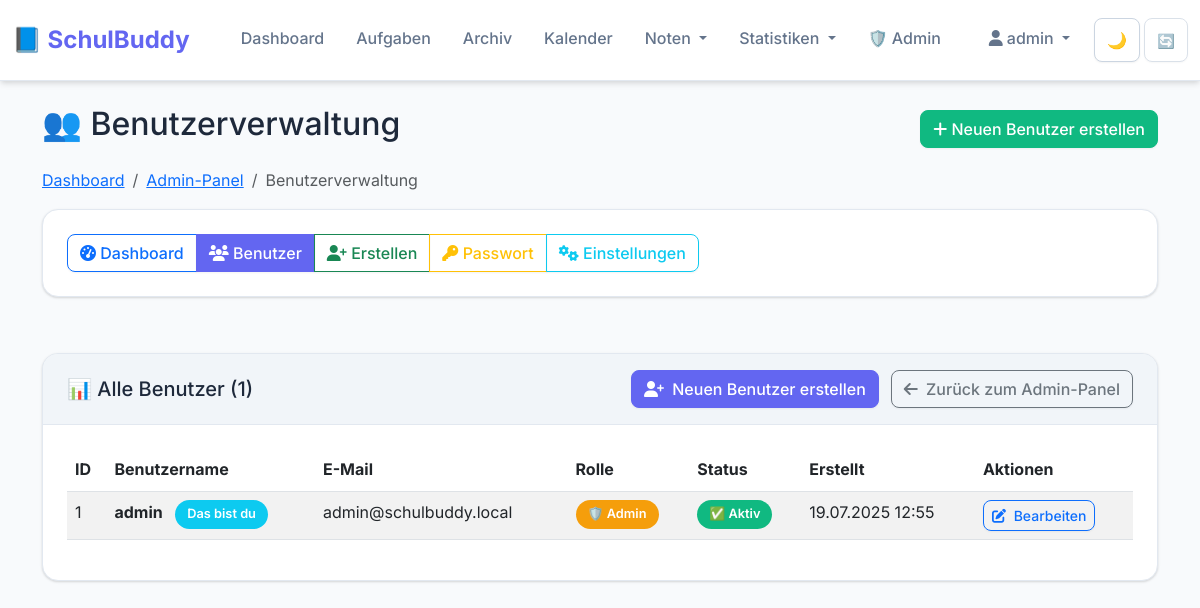
Page /admin/users (signed in) on the committed database.
### models.py (models this page shows, shortened)
class User(UserMixin, db.Model):
    __tablename__ = 'users'
    id = db.Column(db.Integer, primary_key=True)
    username = db.Column(db.String(80), unique=True, nullable=False)
    email = db.Column(db.String(120), unique=True, nullable=False)
    password_hash = db.Column(db.String(128), nullable=False)
    created_at = db.Column(db.DateTime, default=datetime.utcnow)
    is_active = db.Column(db.Boolean, default=True)
    is_admin = db.Column(db.Boolean, default=False)
    totp_secret = db.Column(db.String(32), nullable=True)
    two_factor_enabled = db.Column(db.Boolean, default=False)
    backup_codes = db.Column(db.Text, nullable=True)  # JSON string mit Backup-Codes
    api_key = db.Column(db.String(64), nullable=True)  # API-Key für sicheren Zugriff
    api_key_created_at = db.Column(db.DateTime, nullable=True)
    total_points = db.Column(db.Integer, default=0)
    level = db.Column(db.Integer, default=1)
    current_streak = db.Column(db.Integer, default=0)
    longest_streak = db.Column(db.Integer, default=0)
    last_activity_date = db.Column(db.Date, nullable=True)
    notifications_enabled = db.Column(db.Boolean, default=True)
    email_notifications = db.Column(db.Boolean, default=False)
    reminder_hours = db.Column(db.Integer, default=24)  # Stunden vor Deadline
    tasks = db.relationship('Task', backref='user', lazy=True, cascade='all, delete-orphan')
    grades = db.relationship('Grade', backref='user', lazy=True, cascade='all, delete-orphan')
    achievements = db.relationship('UserAchievement', backref='user', lazy=True, cascade='all, delete-orphan')
    statistics = db.relationship('UserStatistic', backref='user', lazy=True, cascade='all, delete-orphan')
    activity_logs = db.relationship('ActivityLog', backref='user', lazy=True, cascade='all, delete-orphan')

### routes/admin.py (the view)
@admin_bp.route("/users")
@login_required
@admin_required
def admin_users():
    users = User.query.all()
    return render_template("admin_users.html", users=users)

### routes/admin.py (called while the page is built)
def admin_required(f):
    @wraps(f)
    def decorated_function(*args, **kwargs):
        if not current_user.is_authenticated or not current_user.is_admin:
            flash("Admin-Berechtigung erforderlich", "error")
            return redirect(url_for('main.index'))
        return f(*args, **kwargs)
    return decorated_function

### templates/admin_users.html (shortened to what this page needs)
{% extends "base.html" %}
{% block content %}
<div class="container mt-4">
    <div class="row">
        <div class="col-12">
            <div class="d-flex justify-content-between align-items-center mb-3">
                <h2>👥 Benutzerverwaltung</h2>
                <a href="{{ url_for('admin.admin_create_user') }}" class="btn btn-success">
                    <i class="fas fa-plus"></i> Neuen Benutzer erstellen
                </a>
            </div>
            <nav aria-label="breadcrumb">
                <ol class="breadcrumb">
                    <li class="breadcrumb-item"><a href="/">Dashboard</a></li>
                    <li class="breadcrumb-item"><a href="/admin">Admin-Panel</a></li>
                    <li class="breadcrumb-item active" aria-current="page">Benutzerverwaltung</li>
                </ol>
            </nav>
        </div>
    </div>
    {% include 'admin_nav.html' %}
    <div class="row">
        <div class="col-12">
            <div class="card">
                <div class="card-header d-flex justify-content-between align-items-center">
                    <h5 class="mb-0">📊 Alle Benutzer ({{ users|length }})</h5>
                    <div>
                        <a href="{{ url_for('admin.admin_create_user') }}" class="btn btn-primary me-2">
                            <i class="fas fa-user-plus me-1"></i>
                            Neuen Benutzer erstellen
                        </a>
                        <a href="/admin" class="btn btn-outline-secondary">
                            <i class="fas fa-arrow-left me-1"></i>
                            Zurück zum Admin-Panel
                        </a>
                    </div>
                </div>
                <div class="card-body">
                    {% if users %}
                        <div class="table-responsive">
                            <table class="table table-striped">
                                <thead>
                                    <tr>
                                        <th>ID</th>
                                        <th>Benutzername</th>
                                        <th>E-Mail</th>
                                        <th>Rolle</th>
                                        <th>Status</th>
                                        <th>Erstellt</th>
                                        <th>Aktionen</th>
                                    </tr>
                                </thead>
                                <tbody>
                                    {% for user in users %}
                                        <tr>
                                            <td>{{ user.id }}</td>
                                            <td>
                                                <strong>{{ user.username }}</strong>
                                                {% if user.id == current_user.id %}
                                                    <span class="badge bg-info ms-2">Das bist du</span>
                                                {% endif %}
                                            </td>
                                            <td>{{ user.email }}</td>
                                            <td>
                                                {% if user.is_admin %}
                                                    <span class="badge bg-warning">🛡️ Admin</span>
                                                {% else %}
                                                    <span class="badge bg-secondary">👤 Benutzer</span>
                                                {% endif %}
                                            </td>
                                            <td>
                                                {% if user.is_active %}
                                                    <span class="badge bg-success">✅ Aktiv</span>
                                                {% else %}
                                                    <span class="badge bg-danger">❌ Inaktiv</span>
                                                {% endif %}
                                            </td>
                                            <td>{{ user.created_at.strftime('%d.%m.%Y %H:%M') }}</td>
                                            <td>
                                                <div class="btn-group" role="group">
                                                    <a href="{{ url_for('admin.admin_edit_user', user_id=user.id) }}"
                                                       class="btn btn-sm btn-outline-primary">
                                                        <i class="fas fa-edit me-1"></i>
                                                        Bearbeiten
                                                    </a>
                                                </div>
                                            </td>
                                        </tr>
                                    {% endfor %}
                                </tbody>
                            </table>
                        </div>
                    {% else %}
                        <div class="text-center py-4">
                            <p class="text-muted">Keine Benutzer gefunden.</p>
                        </div>
                    {% endif %}
                </div>
            </div>
        </div>
    </div>
</div>
{% endblock %}

### templates/base.html (shortened to what this page needs)
<!DOCTYPE html>
<html lang="de">
<head>
    <link href="https://cdn.jsdelivr.net/npm/bootstrap@5.3.0/dist/css/bootstrap.min.css" rel="stylesheet">
    <link href="https://cdnjs.cloudflare.com/ajax/libs/font-awesome/6.4.0/css/all.min.css" rel="stylesheet">
    <link href="https://cdn.jsdelivr.net/npm/fullcalendar@6.1.8/main.min.css" rel="stylesheet">
    <link rel="stylesheet" href="/static/style.css">
    <link rel="stylesheet" href="/static/calendar.css">
</head>
<body>
    <nav class="navbar navbar-expand-lg mb-4">
        <div class="container-fluid">
            <a class="navbar-brand" href="/">📘 SchulBuddy</a>
            <div class="collapse navbar-collapse" id="navbarNav">
                <div class="navbar-nav ms-auto">
                    <a class="nav-link" href="{{ url_for('main.index') }}">Dashboard</a>
                    <a class="nav-link" href="{{ url_for('tasks.tasks_overview') }}">Aufgaben</a>
                    <a class="nav-link" href="{{ url_for('tasks.archive') }}">Archiv</a>
                    <a class="nav-link" href="{{ url_for('tasks.calendar') }}">Kalender</a>
                    <div class="nav-item dropdown">
                        <a class="nav-link dropdown-toggle" href="#" id="gradesDropdown" role="button" data-bs-toggle="dropdown">
                            Noten
                        </a>
                    </div>
                    <div class="nav-item dropdown">
                        <a class="nav-link dropdown-toggle" href="#" id="statsDropdown" role="button" data-bs-toggle="dropdown">
                            Statistiken
                        </a>
                    </div>
                    {% if current_user.is_authenticated %}
                        {% if current_user.is_admin %}
                            <a class="nav-link" href="{{ url_for('admin.admin_dashboard') }}">🛡️ Admin</a>
                        {% endif %}
                        <div class="navbar-nav ms-3">
                            <div class="nav-item dropdown">
                                <a class="nav-link dropdown-toggle" href="#" id="navbarDropdown" role="button" data-bs-toggle="dropdown">
                                    <i class="fas fa-user me-1"></i>{{ current_user.username }}
                                </a>
                            </div>
                        </div>
                    {% endif %}
                    <div class="theme-controls">
                        <button class="btn theme-toggle" onclick="toggleTheme()" title="Theme umschalten">
                            <span id="theme-icon">🌙</span>
                        </button>
                        <button class="btn theme-reset" onclick="resetThemeToSystem()" title="Auf System-Theme zurücksetzen">
                            <span>🔄</span>
                        </button>
                    </div>
                </div>
            </div>
        </div>
    </nav>
    <main>
        {% block content %}{% endblock %}
    </main>
</body>
</html>

### static/style.css (style rules this page uses)
:root { --primary: #6366f1; --primary-light: #818cf8; --primary-dark: #4f46e5; --secondary: #64748b; --secondary-light: #94a3b8; --secondary-dark: #475569; --success: #10b981; --success-light: #34d399; --success-dark: #059669; --warning: #f59e0b; --warning-light: #fbbf24; --warning-dark: #d97706; --danger: #ef4444; --danger-light: #f87171; --danger-dark: #dc2626; --gray-50: #f8fafc; --gray-100: #f1f5f9; --gray-200: #e2e8f0; --gray-300: #cbd5e1; --gray-400: #94a3b8; --gray-500: #64748b; --gray-600: #475569; --gray-700: #334155; --gray-800: #1e293b; --gray-900: #0f172a; --bg-primary: #ffffff; --bg-secondary: #f8fafc; --bg-accent: #f1f5f9; --text-primary: #1e293b; --text-secondary: #64748b; --text-muted: #94a3b8; --shadow-sm: 0 1px 2px 0 rgba(0, 0, 0, 0.05); --shadow: 0 1px 3px 0 rgba(0, 0, 0, 0.1), 0 1px 2px 0 rgba(0, 0, 0, 0.06); --shadow-md: 0 4px 6px -1px rgba(0, 0, 0, 0.1), 0 2px 4px -1px rgba(0, 0, 0, 0.06); --shadow-lg: 0 10px 15px -3px rgba(0, 0, 0, 0.1), 0 4px 6px -2px rgba(0, 0, 0, 0.05); --shadow-xl: 0 20px 25px -5px rgba(0, 0, 0, 0.1), 0 10px 10px -5px rgba(0, 0, 0, 0.04); --transition: all 0.2s ease-in-out; --transition-fast: all 0.1s ease-in-out; --transition-slow: all 0.3s ease-in-out; --radius-sm: 0.25rem; --radius: 0.5rem; --radius-md: 0.75rem; --radius-lg: 1rem; --radius-xl: 1.5rem; }
body { font-family: 'Inter', -apple-system, BlinkMacSystemFont, 'Segoe UI', Roboto, 'Helvetica Neue', Arial, sans-serif; background-color: var(--bg-secondary); color: var(--text-primary); line-height: 1.6; -webkit-font-smoothing: antialiased; -moz-osx-font-smoothing: grayscale; }
.theme-controls { display: flex; align-items: center; gap: 0.25rem; margin-left: 0.5rem; }
.theme-toggle, .theme-reset { background: var(--bg-primary); color: var(--text-primary); border: 1px solid var(--gray-300); border-radius: var(--radius); padding: 0.5rem 0.75rem; transition: var(--transition); font-size: 1rem; min-width: 44px; height: 44px; display: flex; align-items: center; justify-content: center; }
.theme-reset { font-size: 0.875rem; opacity: 0.7; }
.navbar { background: var(--bg-primary) !important; box-shadow: var(--shadow-md); border-bottom: 1px solid var(--gray-200); padding: 1rem 0; }
.navbar-brand { font-weight: 700; font-size: 1.5rem; color: var(--primary) !important; transition: var(--transition); }
.nav-link { color: var(--text-secondary) !important; font-weight: 500; transition: var(--transition); padding: 0.5rem 1rem !important; border-radius: var(--radius); }
.card { background: var(--bg-primary); border: 1px solid var(--gray-200); border-radius: var(--radius-lg); box-shadow: var(--shadow); transition: var(--transition); overflow: hidden; margin-bottom: 2rem; }
.card-header { background: var(--bg-accent); border-bottom: 1px solid var(--gray-200); font-weight: 600; color: var(--text-primary); padding: 1rem 1.5rem; }
.card-body { padding: 1.5rem; }
.btn { border-radius: var(--radius); font-weight: 500; transition: var(--transition); box-shadow: var(--shadow-sm); }
.btn-primary { background: var(--primary); border-color: var(--primary); }
.btn-success { background: var(--success); border-color: var(--success); }
.badge { font-size: 0.8rem; padding: 0.5rem 0.75rem; border-radius: var(--radius-lg); font-weight: 600; }
.badge.bg-success { background: var(--success) !important; }
.badge.bg-warning { background: var(--warning) !important; }

### templates/base.html (style rules this page uses)
html { transition: none !important; }
body { transition: none !important; }

### rows in the picture
User: username "admin", id "1", shows "Das bist du", email "admin@schulbuddy.local", is_admin "🛡️ Admin", is_active "✅ Aktiv", created_at "19.07.2025 12:55"

### other values in the picture
{{ users|length }} "1"
